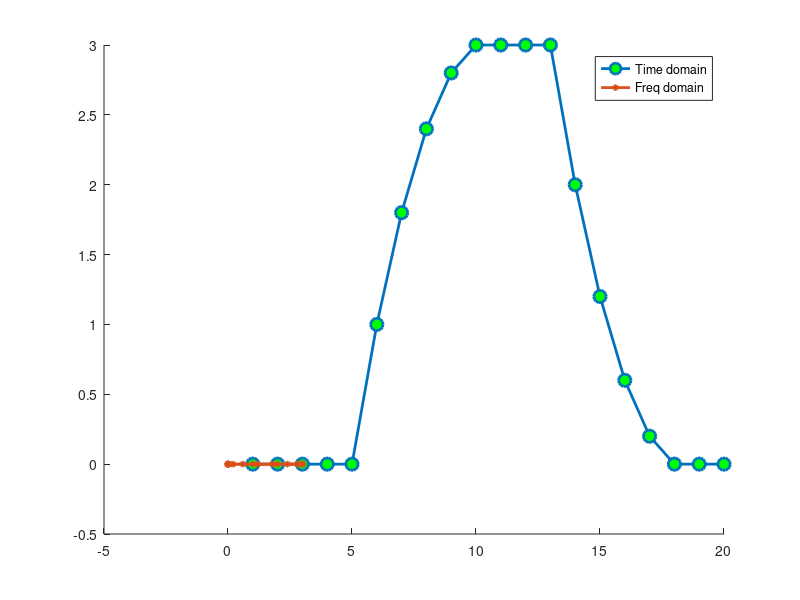

Source code (MATLAB):

%% generate signal and kernel

% signal
signal = zeros(1,20);
signal(8:15) = 1;

% convolution kernel
kernel = [1 .8 .6 .4 .2];

% convolution sizes
nSign = length(signal);
nKern = length(kernel);
nConv = nSign + nKern - 1;

%% time-domain convolution

half_kern = floor(nKern/2);

% flipped version of kernel
kflip = kernel(end:-1:1);

% zero-padded data for convolution
dat4conv = [ zeros(1,half_kern) signal zeros(1,half_kern) ];

% initialize convolution output
conv_res = zeros(1,nConv);

% run convolution
for ti=half_kern+1:nConv-half_kern
    
    % get a chunk of data
    tempdata = dat4conv(ti-half_kern:ti+half_kern);
    
    % compute dot product (don't forget to flip the kernel backwards!)
    conv_res(ti) = sum( tempdata.*kflip );
end

% cut off edges
conv_res = conv_res(half_kern+1:end-half_kern);

%% convolution implemented in the frequency domain

% spectra of signal and kernel
signalX = fft(signal,nConv);
kernelX = fft(kernel,nConv);

% element-wise multiply
sigXkern = signalX .* kernelX;

% inverse FFT to get back to the time domain
conv_resFFT = ifft( sigXkern );


% cut off edges
conv_resFFT = conv_resFFT(half_kern+1:end-half_kern);


%% plot for comparison

figure(1), clf, hold on
plot(conv_res,'o-','linew',2,'markerface','g','markersize',9)
plot(conv_resFFT,'o-','linew',2,'markerface','r','markersize',3)

legend({'Time domain';'Freq domain'})
